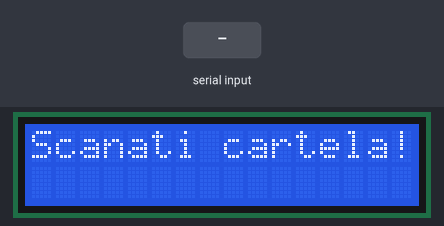
Simulated run of this sketch. Board: Arduino Uno, built with avr-gcc and run on an emulated ATmega328P. Parts: 16×2 character LCD. The test bench sets the inputs (shaded band). Storage starts empty; what the sketch prints to the serial monitor is not drawn.

Above: at 1.3 s.
1.4 s: "1" received over Serial
At 3.0 s:
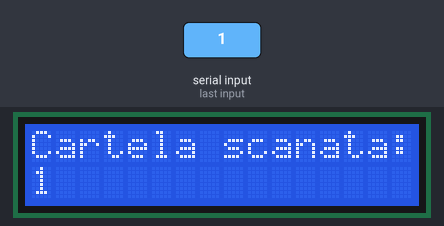
3.9 s: "0" received over Serial
At 5.8 s:
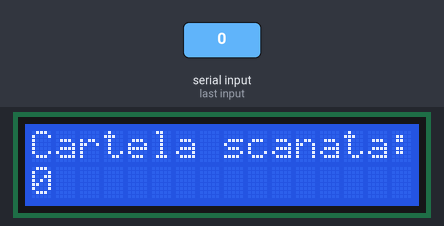
6.9 s: "2" received over Serial
At 9.8 s:
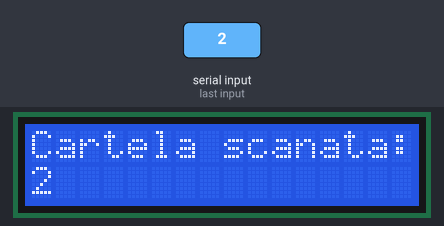
Timing chart, 0 to 11.3 s (numbered marks = the images above; inputs shaded):
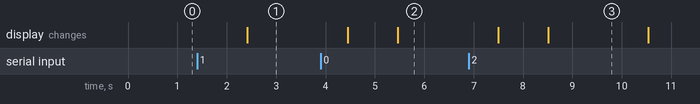

The sketch:

Arduino.ino
```cpp
#include <SPI.h>
#include <SD.h>
#include <LiquidCrystal_I2C.h>

LiquidCrystal_I2C lcd(0x27, 16, 2);

const int chipSelect = 4;

String data;

void setup() {


  lcd.begin();
  lcd.backlight();
  lcd.home();
  lcd.clear();
  lcd.print("Scanati cartela!");


Serial.begin(115200);
while (!Serial) {
    ; // wait for serial port to connect. Needed for native USB port only
  }
  Serial.print("Initializing SD card...");
  if (!SD.begin(chipSelect)) {
    Serial.println("Card failed, or not present");
    while (1);
  }
Serial.println("card initialized.");
}

void loop() { // run over and over
if (Serial.available()) {
  data = " ";
  data = Serial.readString();

Serial.print(data);
lcd.clear();
lcd.print("Cartela scanata:");
lcd.setCursor(0,1);
lcd.print(data);
delay(2000);
lcd.clear();
lcd.setCursor(0,0);
lcd.print("Scanati cartela");


    File dataFile = SD.open("test.txt", FILE_WRITE);

  // if the file is available, write to it:
  if (dataFile) {
//     Serial.println("File opened ok");
    dataFile.print(data);
    //dataFile.print(", ");
    dataFile.close();
    // print to the serial port too:

  }
  // if the file isn't open, pop up an error:
  else {
    Serial.println("error opening datalog.txt");
  }
}
else {
  return;
}
}
```

Measured:
- after the input at 1.4 s, the display: changes after 1.0 s (image 1)
- after the input at 3.9 s, the display: first differs from a run without the input after 1.6 s (image 2)
- after the input at 6.9 s, the display: first differs from a run without the input after 1.6 s (image 3)
